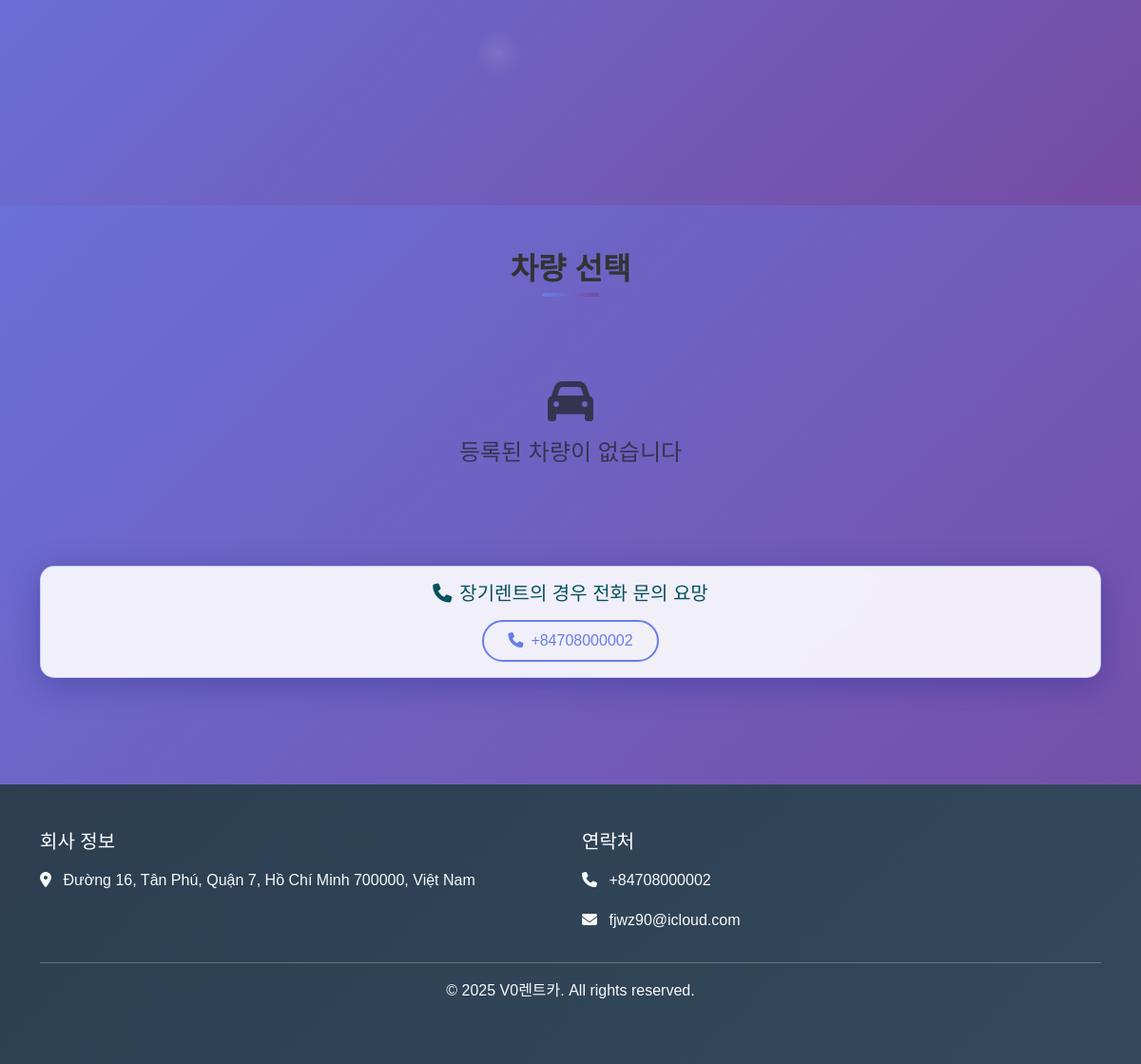
Before: / (lower part) with the older database file.
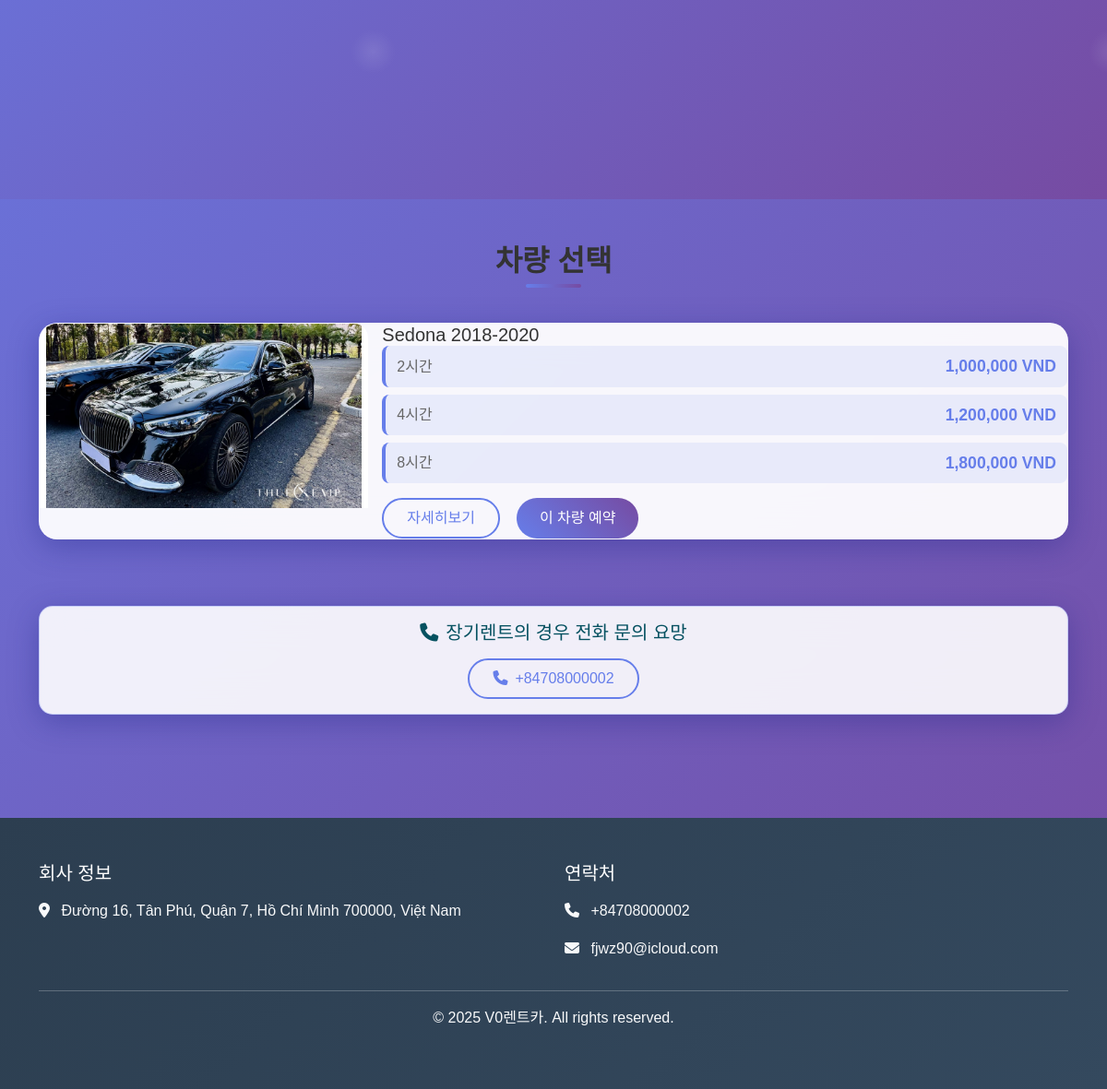
After: the same page with the newer database file.
### models.py (models this page shows, shortened)
class Car(db.Model):
    id = db.Column(db.Integer, primary_key=True)
    name = db.Column(db.String(100), nullable=False)
    description = db.Column(db.Text)
    price_2h = db.Column(db.Integer, nullable=False)  # Price in VND
    price_4h = db.Column(db.Integer, nullable=False)
    price_8h = db.Column(db.Integer, nullable=False)
    images = db.Column(db.Text)  # JSON string of image paths
    created_at = db.Column(db.DateTime, default=datetime.utcnow)
    def get_images_list(self):
        if self.images:
            import json
            try:
                return json.loads(self.images)
            except:
                return []
        return []

### routes.py (the view)
@app.route('/')
def index():
    cars = Car.query.all()
    return render_template('index.html', cars=cars)

### templates/index.html (shortened to what this page needs)
{% extends "base.html" %}
{% block content %}
<section class="hero-section d-flex align-items-center">
</section>
<section class="py-5">
    <div class="container">
        <h2 class="text-center mb-5 section-title">차량 선택</h2>
        {% if cars %}
            <div class="row">
                {% for car in cars %}
                    <div class="col-12 mb-4">
                        <div class="car-card">
                            <div class="row g-0">
                                <div class="col-md-4">
                                    {% set images = car.get_images_list() %}
                                    {% if images %}
                                        <img src="{{ url_for('static', filename='uploads/' + images[0]) }}"
                                             class="img-fluid car-image" alt="{{ car.name }}">
                                    {% else %}
                                        <div class="placeholder-image d-flex align-items-center justify-content-center">
                                            <i class="fas fa-car fa-3x text-muted"></i>
                                        </div>
                                    {% endif %}
                                </div>
                                <div class="col-md-8">
                                    <div class="card-body">
                                        <h5 class="card-title">{{ car.name }}</h5>
                                        <div class="pricing-info mb-3">
                                            <div class="price-item">
                                                <span class="price-label">2시간</span>
                                                <span class="price-amount">{{ "{:,}".format(car.price_2h) }} VND</span>
                                            </div>
                                            <div class="price-item">
                                                <span class="price-label">4시간</span>
                                                <span class="price-amount">{{ "{:,}".format(car.price_4h) }} VND</span>
                                            </div>
                                            <div class="price-item">
                                                <span class="price-label">8시간</span>
                                                <span class="price-amount">{{ "{:,}".format(car.price_8h) }} VND</span>
                                            </div>
                                        </div>
                                        <div class="car-actions">
                                            <a href="{{ url_for('car_detail', car_id=car.id) }}"
                                               class="btn btn-outline-primary me-2">자세히보기</a>
                                            <a href="tel:+84708000002"
                                               class="btn btn-primary">이 차량 예약</a>
                                        </div>
                                    </div>
                                </div>
                            </div>
                        </div>
                    </div>
                {% endfor %}
            </div>
        {% else %}
            <div class="text-center py-5">
                <i class="fas fa-car fa-3x text-muted mb-3"></i>
                <h4 class="text-muted">등록된 차량이 없습니다</h4>
            </div>
        {% endif %}
        <div class="text-center mt-5">
            <div class="alert alert-info dreamy-alert">
                <h5><i class="fas fa-phone me-2"></i>장기렌트의 경우 전화 문의 요망</h5>
                <a href="tel:+84708000002" class="btn btn-outline-primary mt-2">
                    <i class="fas fa-phone me-2"></i>+84708000002
                </a>
            </div>
        </div>
    </div>
</section>
{% endblock %}

Changed rows visible on the page:
added Car: name "Sedona 2018-2020", price_2h "1,000,000", price_4h "1,200,000", price_8h "1,800,000"
Other visible differences:
text no longer shown: "등록된 차량이 없습니다"
